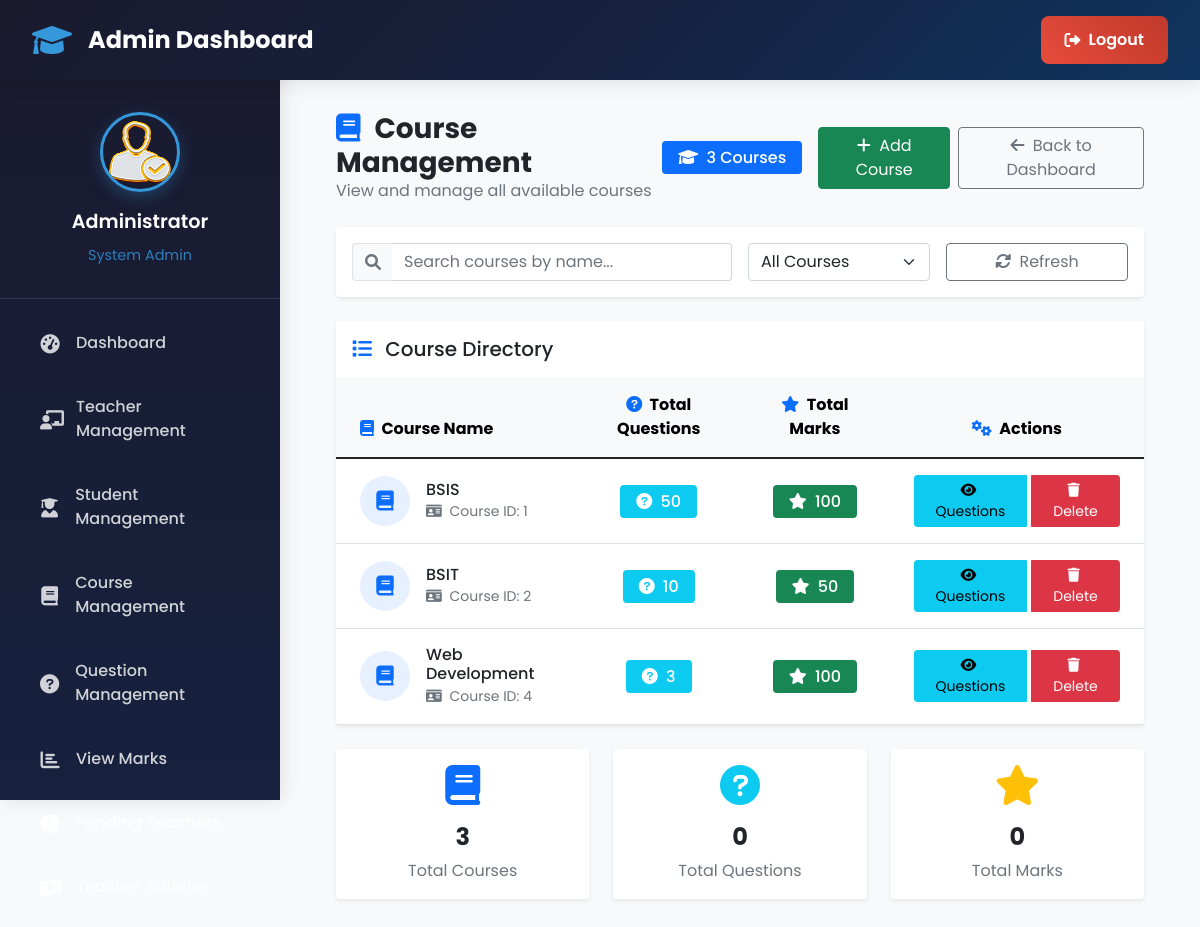
Page /admin-view-course (signed in) on the earlier database version.
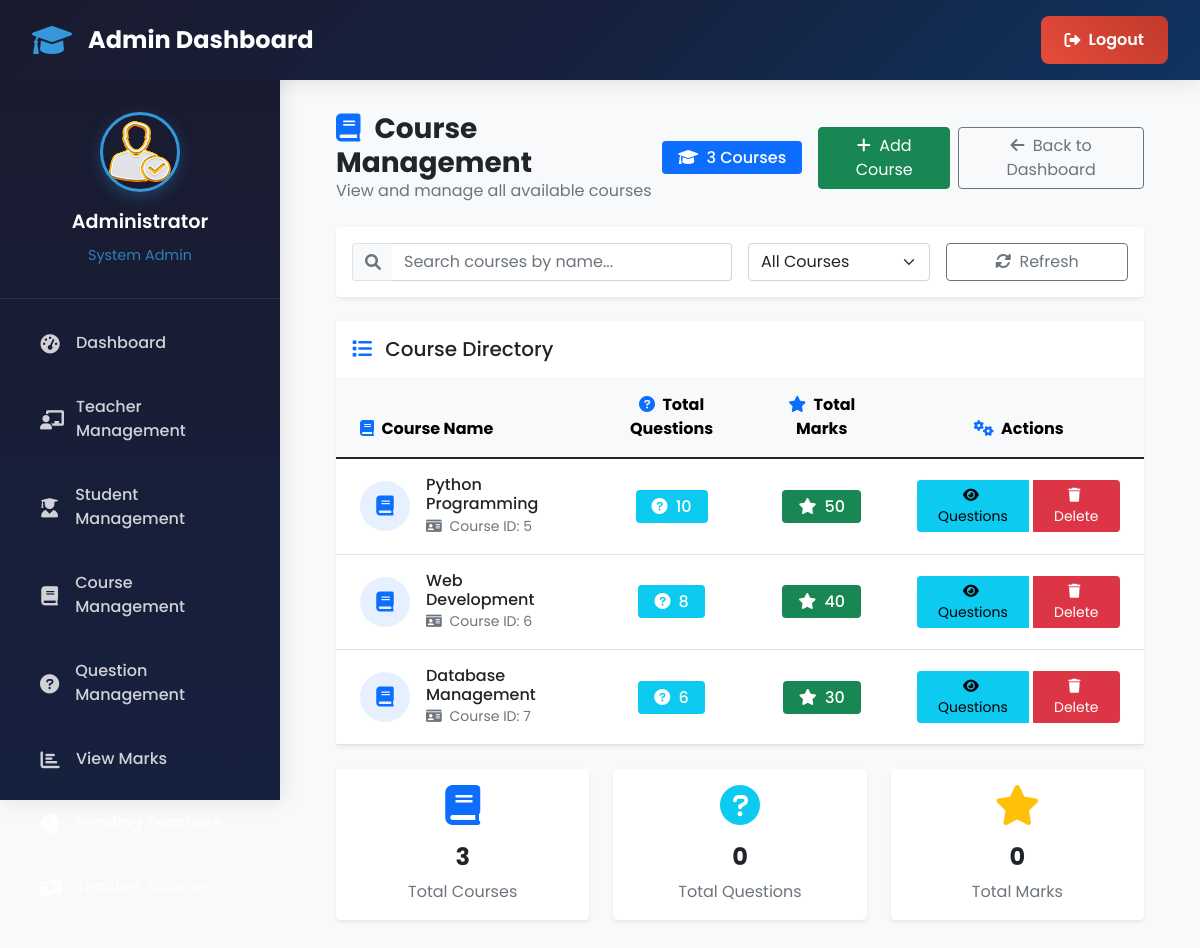
Same page on the later database version.
### exam/models.py (models this page shows, shortened)
class Course(models.Model):
   course_name = models.CharField(max_length=50)
   question_number = models.PositiveIntegerField()
   total_marks = models.PositiveIntegerField()

### exam/views.py (the view)
# urls.py: path('admin-view-course', views.admin_view_course_view,name='admin-view-course'),
@login_required(login_url='adminlogin')
def admin_view_course_view(request):
    courses = models.Course.objects.all()
    return render(request,'exam/admin_view_course.html',{'courses':courses})

### templates/exam/admin_view_course.html (shortened to what this page needs)
{% extends 'exam/adminbase.html' %}
{% block content %}
{%load static%}
<div class="container-fluid px-4">
  <div class="row">
    <div class="col-12">
      <div class="d-flex justify-content-between align-items-center mb-4">
        <div>
          <h2 class="h3 mb-0 text-dark fw-bold">
            <i class="fas fa-book text-primary me-2"></i>
            Course Management
          </h2>
          <p class="text-muted mb-0">View and manage all available courses</p>
        </div>
        <div class="d-flex align-items-center">
          <span class="badge bg-primary fs-6 px-3 py-2 me-3">
            <i class="fas fa-graduation-cap me-1"></i>
            {{ courses|length }} Courses
          </span>
          <a href="{% url 'admin-add-course' %}" class="btn btn-success me-2">
            <i class="fas fa-plus me-1"></i>
            Add Course
          </a>
          <a href="{% url 'admin-dashboard' %}" class="btn btn-outline-secondary">
            <i class="fas fa-arrow-left me-1"></i>
            Back to Dashboard
          </a>
        </div>
      </div>
      <div class="card border-0 shadow-sm mb-4">
        <div class="card-body">
          <div class="row g-3">
            <div class="col-md-6">
              <div class="input-group">
                <span class="input-group-text bg-light border-end-0">
                  <i class="fas fa-search text-muted"></i>
                </span>
                <input type="text" class="form-control border-start-0" id="searchInput" placeholder="Search courses by name...">
              </div>
            </div>
            <div class="col-md-3">
              <select class="form-select" id="filterBy">
                <option value="">All Courses</option>
              </select>
            </div>
            <div class="col-md-3">
              <button class="btn btn-outline-secondary w-100" type="button" id="refreshBtn">
                <i class="fas fa-sync-alt me-1"></i>
                Refresh
              </button>
            </div>
          </div>
        </div>
      </div>
      <div class="card border-0 shadow-sm">
        <div class="card-header bg-white border-0 py-3">
          <h5 class="mb-0 text-dark fw-semibold">
            <i class="fas fa-list me-2 text-primary"></i>
            Course Directory
          </h5>
        </div>
        <div class="card-body p-0">
          {% if courses %}
          <div class="table-responsive">
            <table class="table table-hover mb-0" id="coursesTable">
              <thead class="table-light">
                <tr>
                  <th class="border-0 py-3 px-4">
                    <i class="fas fa-book me-1 text-primary"></i>
                    Course Name
                  </th>
                  <th class="border-0 py-3 px-4 text-center">
                    <i class="fas fa-question-circle me-1 text-primary"></i>
                    Total Questions
                  </th>
                  <th class="border-0 py-3 px-4 text-center">
                    <i class="fas fa-star me-1 text-primary"></i>
                    Total Marks
                  </th>
                  <th class="border-0 py-3 px-4 text-center">
                    <i class="fas fa-cogs me-1 text-primary"></i>
                    Actions
                  </th>
                </tr>
              </thead>
              <tbody>
                {% for t in courses %}
                <tr class="align-middle">
                  <td class="px-4 py-3">
                    <div class="d-flex align-items-center">
                      <div class="flex-shrink-0">
                        <div class="bg-primary bg-opacity-10 rounded-circle d-flex align-items-center justify-content-center"
                             style="width: 50px; height: 50px;">
                          <i class="fas fa-book text-primary fs-5"></i>
                        </div>
                      </div>
                      <div class="flex-grow-1 ms-3">
                        <h6 class="mb-0 fw-semibold text-dark">{{ t.course_name }}</h6>
                        <small class="text-muted">
                          <i class="fas fa-id-card me-1"></i>
                          Course ID: {{ t.id }}
                        </small>
                      </div>
                    </div>
                  </td>
                  <td class="px-4 py-3 text-center">
                    <div class="d-flex align-items-center justify-content-center">
                      <span class="badge bg-info text-white fs-6 px-3 py-2">
                        <i class="fas fa-question-circle me-1"></i>
                        {{ t.question_number }}
                      </span>
                    </div>
                  </td>
                  <td class="px-4 py-3 text-center">
                    <div class="d-flex align-items-center justify-content-center">
                      <span class="badge bg-success text-white fs-6 px-3 py-2">
                        <i class="fas fa-star me-1"></i>
                        {{ t.total_marks }}
                      </span>
                    </div>
                  </td>
                  <td class="px-4 py-3 text-center">
                    <div class="btn-group" role="group">
                      <a href="{% url 'view-question' t.id %}"
                         class="btn btn-info btn-sm px-3"
                         title="View Questions">
                        <i class="fas fa-eye me-1"></i>
                        Questions
                      </a>
                      <a href="{% url 'delete-course' t.id %}"
                         class="btn btn-danger btn-sm px-3 ms-1"
                         title="Delete Course"
                         onclick="return confirm('Are you sure you want to delete this course? This will also delete all associated questions and results.')">
                        <i class="fas fa-trash me-1"></i>
                        Delete
                      </a>
                    </div>
                  </td>
                </tr>
                {% endfor %}
              </tbody>
            </table>
          </div>
          {% endif %}
        </div>
      </div>
      {% if courses %}
      <div class="row mt-4">
        <div class="col-md-4 mb-3">
          <div class="card border-0 shadow-sm h-100">
            <div class="card-body text-center">
              <div class="mb-3">
                <i class="fas fa-book text-primary" style="font-size: 2.5rem;"></i>
              </div>
              <h4 class="text-dark fw-bold">{{ courses|length }}</h4>
              <p class="text-muted mb-0">Total Courses</p>
            </div>
          </div>
        </div>
        <div class="col-md-4 mb-3">
          <div class="card border-0 shadow-sm h-100">
            <div class="card-body text-center">
              <div class="mb-3">
                <i class="fas fa-question-circle text-info" style="font-size: 2.5rem;"></i>
              </div>
              <h4 class="text-dark fw-bold">
                {% with total_questions=0 %}
                  {{ total_questions }}
                {% endwith %}
              </h4>
              <p class="text-muted mb-0">Total Questions</p>
            </div>
          </div>
        </div>
        <div class="col-md-4 mb-3">
          <div class="card border-0 shadow-sm h-100">
            <div class="card-body text-center">
              <div class="mb-3">
                <i class="fas fa-star text-warning" style="font-size: 2.5rem;"></i>
              </div>
              <h4 class="text-dark fw-bold">
                {% with total_marks=0 %}
                  {{ total_marks }}
                {% endwith %}
              </h4>
              <p class="text-muted mb-0">Total Marks</p>
            </div>
          </div>
        </div>
      </div>
      {% endif %}
    </div>
  </div>
</div>
{% endblock content %}

### templates/exam/adminbase.html (shortened to what this page needs)
<!DOCTYPE html>
{% load static %}
<html lang="en" dir="ltr">
<head>
  <link href="https://cdn.jsdelivr.net/npm/bootstrap@5.1.3/dist/css/bootstrap.min.css" rel="stylesheet">
  <link rel="stylesheet" href="https://cdnjs.cloudflare.com/ajax/libs/font-awesome/6.0.0/css/all.min.css">
</head>
<body>
  <header class="admin-header">
    <div class="header-brand">
      <i class="fas fa-graduation-cap"></i>
      <h3>Admin Dashboard</h3>
    </div>
    <div class="header-actions">
      <a href="/logout" class="logout-btn">
        <i class="fas fa-sign-out-alt"></i>
        Logout
      </a>
    </div>
  </header>
  <nav class="admin-sidebar" id="adminSidebar">
    <div class="sidebar-profile">
      <img src="{% static 'image/admin-avatar.png' %}" alt="Admin" class="profile-image">
      <div class="profile-name">Administrator</div>
      <div class="profile-role">System Admin</div>
    </div>
    <div class="sidebar-menu">
      <div class="sidebar-item">
        <a href="/admin-dashboard" class="sidebar-link" id="dashboard-link">
          <i class="fas fa-tachometer-alt"></i>
          <span>Dashboard</span>
        </a>
      </div>
      <div class="sidebar-item">
        <a href="/admin-teacher" class="sidebar-link" id="teacher-link">
          <i class="fas fa-chalkboard-teacher"></i>
          <span>Teacher Management</span>
        </a>
      </div>
      <div class="sidebar-item">
        <a href="/admin-student" class="sidebar-link" id="student-link">
          <i class="fas fa-user-graduate"></i>
          <span>Student Management</span>
        </a>
      </div>
      <div class="sidebar-item">
        <a href="/admin-course" class="sidebar-link" id="course-link">
          <i class="fas fa-book"></i>
          <span>Course Management</span>
        </a>
      </div>
      <div class="sidebar-item">
        <a href="/admin-question" class="sidebar-link" id="question-link">
          <i class="fas fa-question-circle"></i>
          <span>Question Management</span>
        </a>
      </div>
      <div class="sidebar-item">
        <a href="/admin-view-marks" class="sidebar-link" id="marks-link">
          <i class="fas fa-chart-bar"></i>
          <span>View Marks</span>
        </a>
      </div>
      <div class="sidebar-item">
        <a href="/admin-view-pending-teacher" class="sidebar-link" id="pending-link">
          <i class="fas fa-clock"></i>
          <span>Pending Teachers</span>
        </a>
      </div>
      <div class="sidebar-item">
        <a href="/admin-view-teacher-salary" class="sidebar-link" id="salary-link">
          <i class="fas fa-money-bill-wave"></i>
          <span>Teacher Salaries</span>
        </a>
      </div>
    </div>
  </nav>
  <main class="admin-content">
    {% block content %}
    {% endblock content %}
  </main>
</body>
</html>

### templates/exam/adminbase.html (style rules this page uses)
* { margin: 0; padding: 0; box-sizing: border-box; }
body { font-family: 'Poppins', sans-serif; background: #f8f9fa; overflow-x: hidden; }
.admin-header { background: linear-gradient(135deg, #1a1a2e 0%, #16213e 50%, #0f3460 100%); color: white; padding: 1rem 2rem; position: fixed; top: 0; left: 0; right: 0; z-index: 1000; box-shadow: 0 2px 20px rgba(0, 0, 0, 0.1); display: flex; justify-content: space-between; align-items: center; }
.header-brand { display: flex; align-items: center; gap: 1rem; }
.header-brand i { font-size: 2rem; color: #3498db; }
.header-brand h3 { font-size: 1.5rem; font-weight: 700; margin: 0; }
.header-actions { display: flex; align-items: center; gap: 1rem; }
.logout-btn { background: linear-gradient(45deg, #e74c3c, #c0392b); color: white; padding: 0.75rem 1.5rem; border: none; border-radius: 8px; text-decoration: none; font-weight: 600; transition: all 0.3s ease; display: flex; align-items: center; gap: 0.5rem; }
.admin-sidebar { background: linear-gradient(180deg, #1a1a2e 0%, #16213e 100%); width: 280px; height: 100vh; position: fixed; top: 0; left: 0; z-index: 999; padding-top: 80px; transition: all 0.3s ease; box-shadow: 2px 0 20px rgba(0, 0, 0, 0.1); }
.sidebar-profile { text-align: center; padding: 2rem 1rem; border-bottom: 1px solid rgba(255, 255, 255, 0.1); margin-bottom: 1rem; }
.profile-image { width: 80px; height: 80px; border-radius: 50%; border: 3px solid #3498db; margin-bottom: 1rem; box-shadow: 0 5px 15px rgba(52, 152, 219, 0.3); }
.profile-name { color: white; font-size: 1.2rem; font-weight: 600; margin-bottom: 0.5rem; }
.profile-role { color: #3498db; font-size: 0.9rem; opacity: 0.8; }
.sidebar-menu { padding: 0 1rem; }
.sidebar-item { margin-bottom: 0.5rem; }
.sidebar-link { display: flex; align-items: center; gap: 1rem; padding: 1rem 1.5rem; color: rgba(255, 255, 255, 0.8); text-decoration: none; border-radius: 12px; transition: all 0.3s ease; font-weight: 500; }
.sidebar-link i { font-size: 1.2rem; width: 20px; text-align: center; }
.admin-content { margin-left: 280px; margin-top: 80px; min-height: calc(100vh - 80px); padding: 2rem; transition: all 0.3s ease; }

### templates/exam/admin_view_course.html (style rules this page uses)
.card { transition: all 0.3s ease; }
.btn { transition: all 0.2s ease; }
.table tbody tr { transition: all 0.2s ease; }
.badge { font-weight: 500; }
.input-group-text { border-color: #dee2e6; }
.bg-opacity-10 { background-color: rgba(13, 110, 253, 0.1) !important; }

Differences in the rows shown:
removed Course: course_name "BSIS", id "1", question_number "50", total_marks "100"
removed Course: course_name "BSIT", id "2", question_number "10", total_marks "50"
removed Course: course_name "Web Development", id "4", question_number "3", total_marks "100"
added Course: course_name "Python Programming", id "5", question_number "10", total_marks "50"
added Course: course_name "Web Development", id "6", question_number "8", total_marks "40"
added Course: course_name "Database Management", id "7", question_number "6", total_marks "30"
